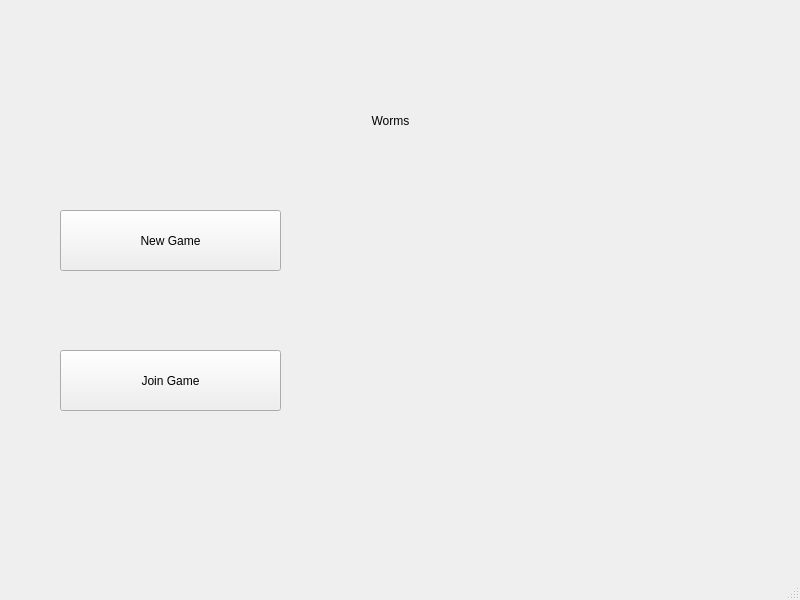
<?xml version="1.0" encoding="UTF-8"?>
<ui version="4.0">
 <class>MainWindow</class>
 <widget class="QMainWindow" name="MainWindow">
  <property name="geometry">
   <rect>
    <x>0</x>
    <y>0</y>
    <width>800</width>
    <height>600</height>
   </rect>
  </property>
  <property name="windowTitle">
   <string>MainWindow</string>
  </property>
  <widget class="QWidget" name="centralwidget">
   <widget class="QPushButton" name="new_game_button">
    <property name="geometry">
     <rect>
      <x>60</x>
      <y>210</y>
      <width>221</width>
      <height>61</height>
     </rect>
    </property>
    <property name="text">
     <string>New Game</string>
    </property>
   </widget>
   <widget class="QPushButton" name="join_game_button">
    <property name="geometry">
     <rect>
      <x>60</x>
      <y>350</y>
      <width>221</width>
      <height>61</height>
     </rect>
    </property>
    <property name="text">
     <string>Join Game</string>
    </property>
   </widget>
   <widget class="QLabel" name="label">
    <property name="geometry">
     <rect>
      <x>210</x>
      <y>60</y>
      <width>361</width>
      <height>121</height>
     </rect>
    </property>
    <property name="text">
     <string>Worms</string>
    </property>
    <property name="alignment">
     <set>Qt::AlignCenter</set>
    </property>
   </widget>
  </widget>
  <widget class="QMenuBar" name="menubar">
   <property name="geometry">
    <rect>
     <x>0</x>
     <y>0</y>
     <width>800</width>
     <height>22</height>
    </rect>
   </property>
  </widget>
  <widget class="QStatusBar" name="statusbar"/>
 </widget>
 <resources/>
 <connections/>
</ui>
